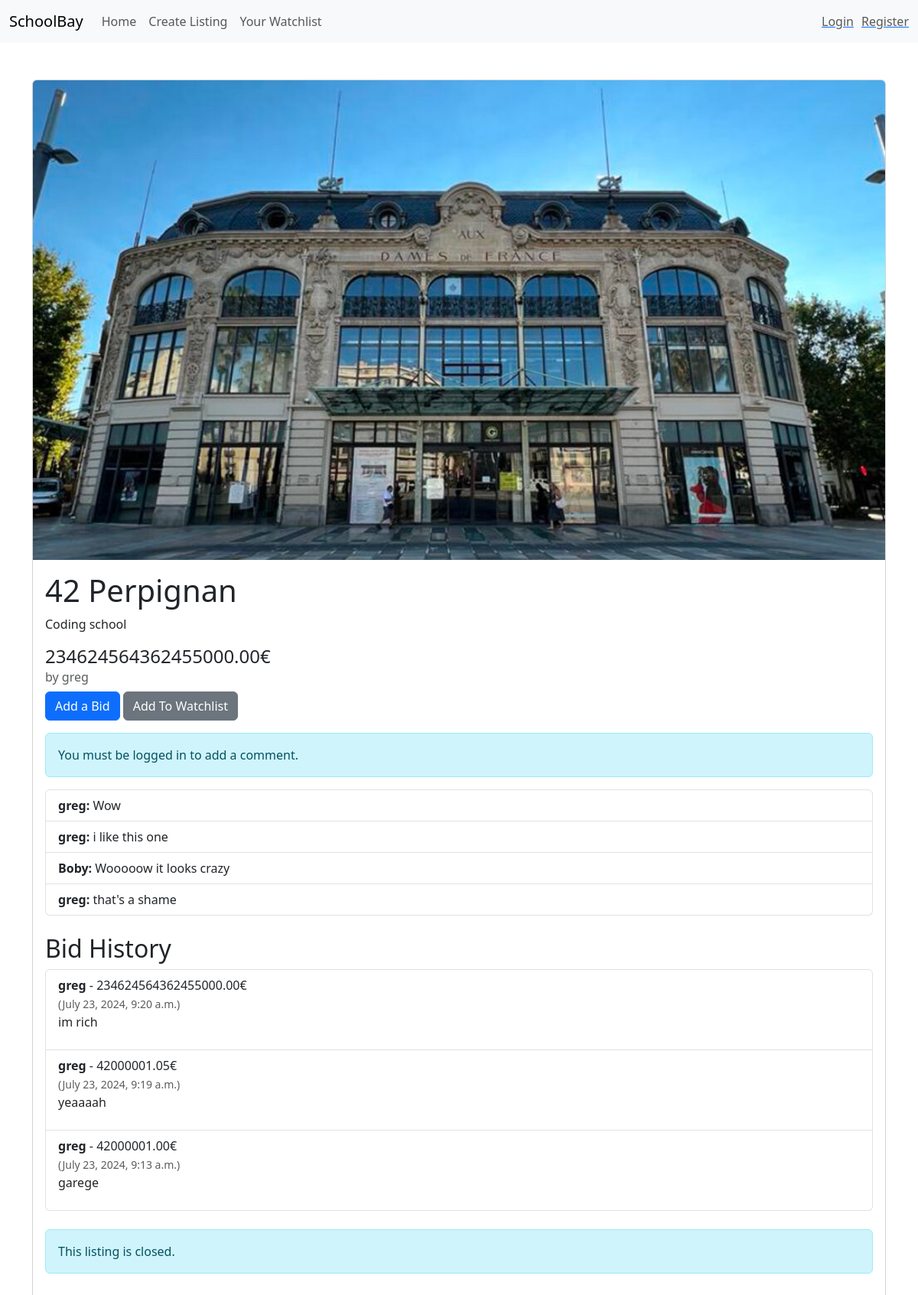
The app's page /listing/1/ with its own data.
### market/models.py (models this page shows)
class   Listing(models.Model):
    user = models.ForeignKey(User, on_delete=models.CASCADE)
    title = models.CharField(max_length=64)
    description = models.CharField(max_length=2048)
    starting_price = models.DecimalField(max_digits=24, decimal_places=2)
    current_price = models.DecimalField(max_digits=24, decimal_places=2, default=0)
    picture = models.ImageField(upload_to='listings/', null=True, blank=True)
    level = models.CharField(max_length=4)
    closed = models.BooleanField(default=False)
    creation_date = models.DateTimeField(auto_now_add=True)

class   Comment(models.Model):
    user = models.ForeignKey(User, on_delete=models.CASCADE)
    listing = models.ForeignKey(Listing, on_delete=models.CASCADE, related_name='comment')
    content = models.TextField()
    creation_date = models.DateTimeField(auto_now_add=True)

class   Bid(models.Model):
    user = models.ForeignKey(User, on_delete=models.CASCADE)
    listing = models.ForeignKey(Listing, on_delete=models.CASCADE, related_name='bids')
    price = models.DecimalField(max_digits=24, decimal_places=2)
    content = models.CharField(max_length=2048)
    creation_date = models.DateTimeField(auto_now_add=True)

### market/views.py (the view, shortened to what this page needs)
# urls.py: path('listing/<int:id>/', views.showListing, name='showListing'),
def showListing(request, id):
    listing = get_object_or_404(Listing, id=id)
    bids = Bid.objects.filter(listing=listing).order_by('-creation_date')
    if request.user.is_authenticated and Watchlist.objects.filter(user=request.user, listing=listing).exists():
        watchlist_status = 'Remove From Watchlist'
    else:
        watchlist_status = 'Add To Watchlist'
    return render(request, "market/showListing.html" , {
        'watchlist_status' : watchlist_status,
        'bids' : bids,
        'listing' : listing,
        'comments': listing.comment.all(),
        'title' : listing.title + " - SchoolBay"
    })

### market/templates/market/showListing.html (shortened to what this page needs)
{% extends "market/marketTemplate.html" %}
{% block body %}
<div class="container mt-5">
    <div class="row">
        <div class="col-md-12 mb-4">
            <div class="card mb-4">
                <div class="img-container">
                    {% if listing.picture %}
                        <img src="{{ listing.picture.url }}" class="card-img-top" alt="Listing Picture">
                    {% else %}
                        <img src="/media/listings/placeholder.webp" class="card-img-top" alt="Placeholder Image">
                    {% endif %}
                </div>
                <div class="card-body">
                    <h1 class="card-title">{{ listing.title }}</h1>
                    <p class="card-text">{{ listing.description }}</p>
                    <h4 class="card-text">{{ listing.current_price }}€</h4>
                    <h6 class="card-subtitle mb-2 text-muted">by {{ listing.user.username }}</h6>
                    <div class="d-grid gap-2 d-md-block">
                        <a href="./bid/" class="btn btn-primary">Add a Bid</a>
                        <a href="./watchlist/" class="btn btn-secondary">{{ watchlist_status }}</a>
                    </div>
                    {% if user.is_authenticated %}
                        <form action="./" method="post" class="mt-3">
                            {% csrf_token %}
                            <div class="mb-3">
                                <input type="text" name="comment" class="form-control" placeholder="Comment" required>
                            </div>
                            <div class="d-grid">
                                <button type="submit" class="btn btn-primary">Add Comment</button>
                            </div>
                        </form>
                    {% else %}
                        <div class="alert alert-info mt-3" role="alert">
                            You must be logged in to add a comment.
                        </div>
                    {% endif %}
                    {% if comments %}
                        <ul class="list-group mt-3">
                            {% for comment in comments %}
                                <li class="list-group-item">
                                    <strong>{{ comment.user.username }}:</strong> {{ comment.content }}
                                </li>
                            {% endfor %}
                        </ul>
                    {% endif %}
                    <div class="mb-4 mt-4">
                        <h2>Bid History</h2>
                        {% if bids %}
                            <ul class="list-group">
                                {% for bid in bids %}
                                    <li class="list-group-item">
                                        <strong>{{ bid.user.username }}</strong> - {{ bid.price }}€ <br>
                                        <small class="text-muted">({{ bid.creation_date }})</small> <br>
                                        <p>{{ bid.content }}</p>
                                    </li>
                                {% endfor %}
                            </ul>
                        {% else %}
                            <p>No bids yet.</p>
                        {% endif %}
                    </div>
                    {% if user.is_authenticated and listing.user == user and not listing.closed %}
                        <form action="{% url 'close_listing' listing.id %}" method="post" class="mt-4">
                            {% csrf_token %}
                            <button type="submit" class="btn btn-danger">Close Listing</button>
                        </form>
                    {% elif listing.closed %}
                        <div class="alert alert-info mt-3" role="alert">
                            This listing is closed.
                        </div>
                    {% endif %}
                </div>
            </div>
        </div>
    </div>
</div>
{% endblock %}

### market/templates/market/marketTemplate.html (shortened to what this page needs)
<!DOCTYPE html>
<html lang="en">
<head>
    <link href="https://cdn.jsdelivr.net/npm/bootstrap@5.3.3/dist/css/bootstrap.min.css" rel="stylesheet">
</head>
<body>
    <header>
        <nav class="navbar navbar-expand-lg bg-body-tertiary">
            <div class="container-fluid">
              <a class="navbar-brand" href="{% url 'index' %}">SchoolBay</a>
              <div class="collapse navbar-collapse" id="navbarText">
                <ul class="navbar-nav me-auto mb-2 mb-lg-0">
                  <li class="nav-item">
                    <a class="nav-link" aria-current="page" href="{% url 'index' %}">Home</a>
                  </li>
                  <li class="nav-item">
                    <a class="nav-link" href="{% url 'addListing' %}">Create Listing</a>
                  </li>
                  <li class="nav-item">
                    <a class="nav-link" href="{% url 'watchlist' %}">Your Watchlist</a>
                  </li>
                </ul>
                {% if user.is_authenticated %}
                <span class="navbar-text">
                  Logged as {{ user.username }}
                </span>
                <a href="{% url 'logout' %}">
                    <span class="navbar-text" style="padding-left:10px;">
                        Logout
                      </span>
                </a>
                {% else %}
                <a href="{% url 'login' %}">
                    <span class="navbar-text" >Login </span>
                </a>
                <a href="{% url 'register' %}" >
                    <span class="navbar-text" style="padding-left:10px;">Register</span>
                </a>
                {% endif %}
              </div>
            </div>
          </nav>
    </header>
    <main>
        {% block body %}
        {% endblock %}
    </main>
</body>
</html>

### market/templates/market/showListing.html (style rules this page uses)
.img-container { position: relative; width: 100%; padding-top: 56.25%; overflow: hidden; }
.img-container img { position: absolute; top: 0; left: 0; width: 100%; height: 100%; object-fit: cover; }
.card-img-top { height: 200px; object-fit: cover; }

### records on screen
Listing: picture (picture), title "42 Perpignan", description "Coding school", current_price "234624564362455000.00", user.username "greg"
Comment: user.username "greg", content "Wow"
Comment: user.username "greg", content "i like this one"
Comment: user.username "Boby", content "Wooooow it looks crazy"
Comment: user.username "greg", content "that's a shame"
Bid: user.username "greg", price "234624564362455000.00", creation_date "July 23, 2024, 9:20 a.m.", content "im rich"
Bid: user.username "greg", price "42000001.05", creation_date "July 23, 2024, 9:19 a.m.", content "yeaaaah"
Bid: user.username "greg", price "42000001.00", creation_date "July 23, 2024, 9:13 a.m.", content "garege"

### other values on screen
{{ watchlist_status }} "Add To Watchlist"
